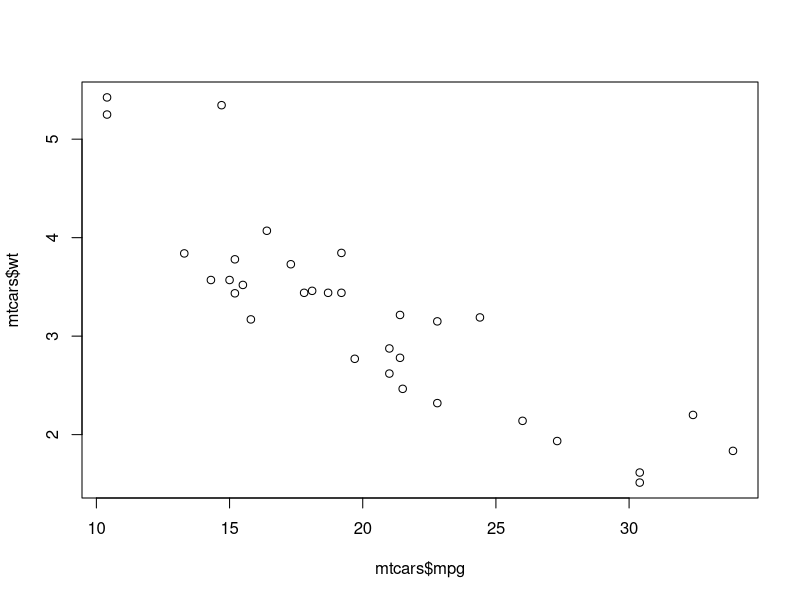
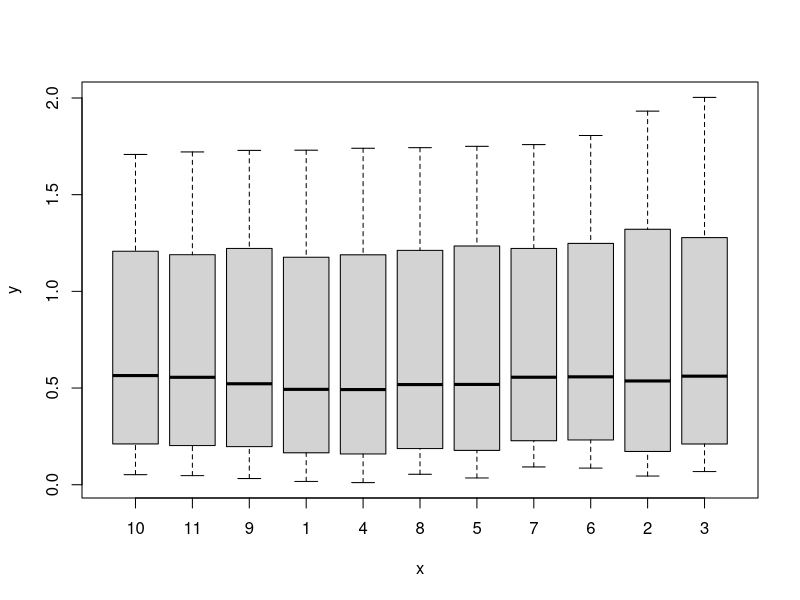

Recreate these plots in R, in order.
## ---- chunk 1
plot(mtcars$mpg, mtcars$wt)
## ---- chunk 2
plot(DNase$Run, DNase$density)
